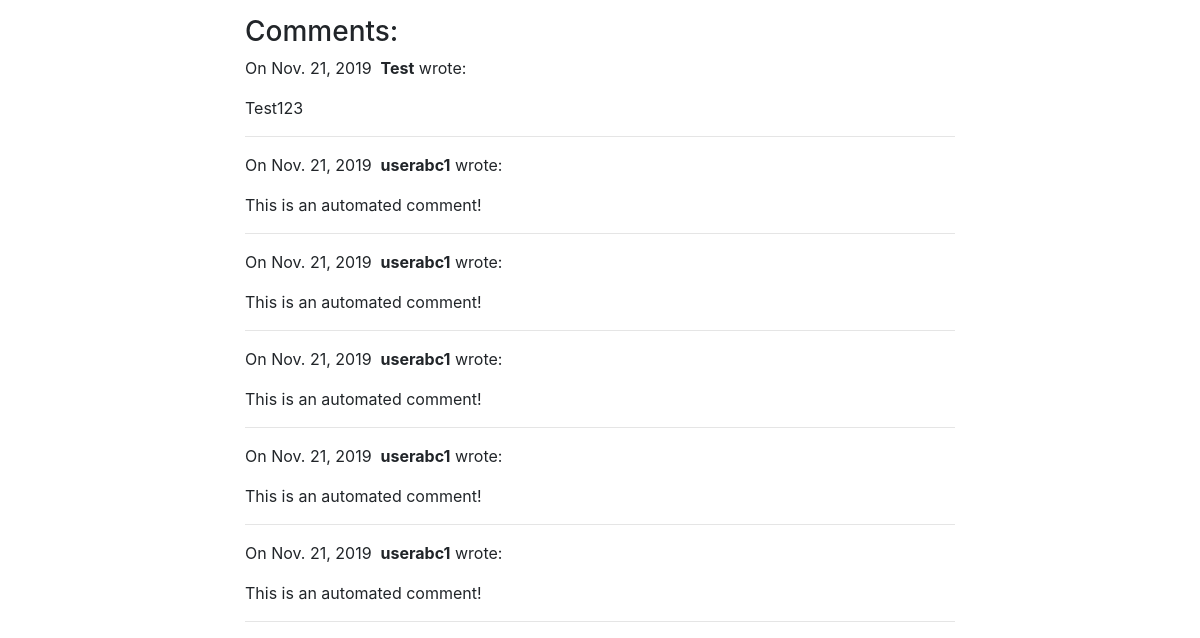
/blog/3/ (lower part), run on an earlier commit of the app's database.
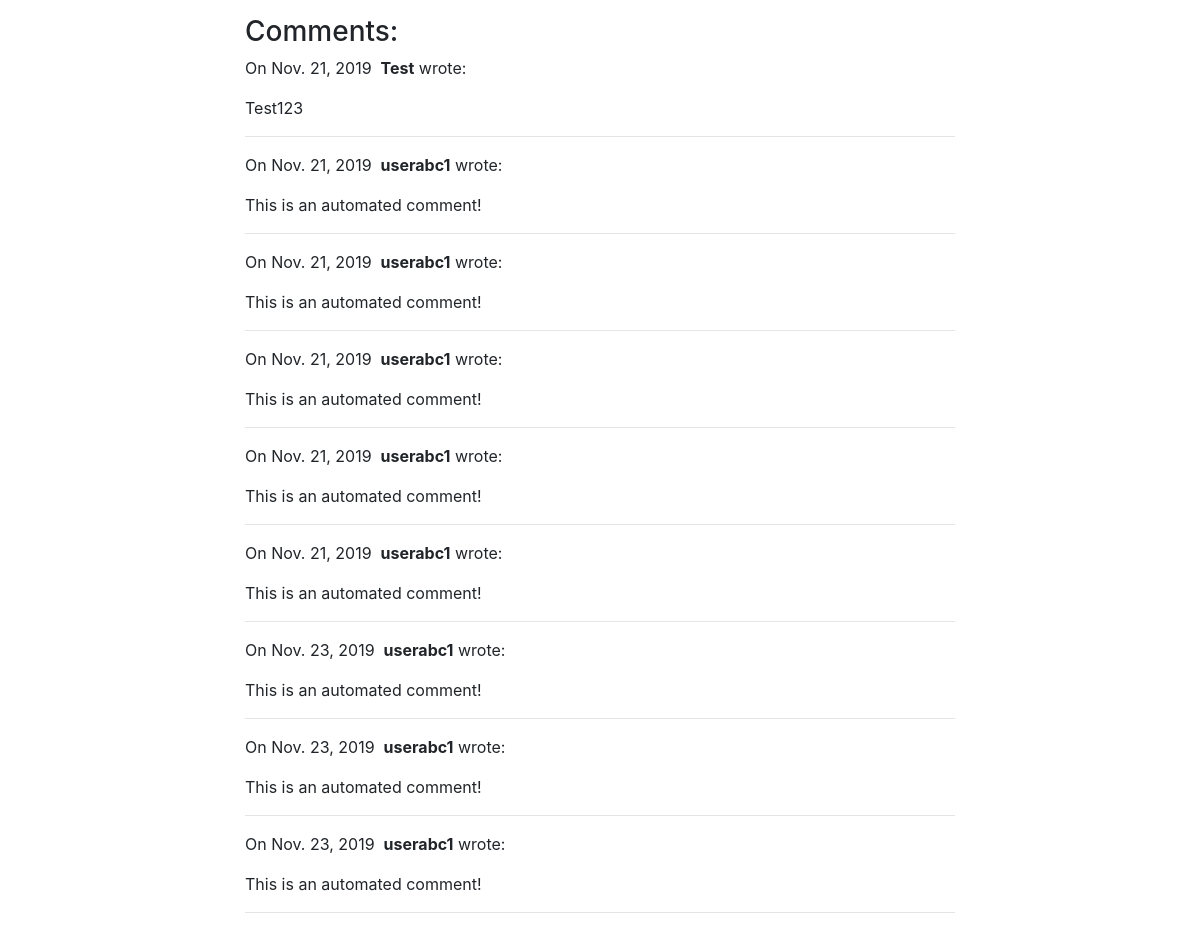
And on a later commit of the database.
### blog/models.py (models this page shows)
class Comment(models.Model):
    author = models.CharField(max_length=60)
    body = models.TextField()
    created_on = models.DateTimeField(auto_now_add=True)
    post = models.ForeignKey("Post", on_delete=models.CASCADE)

### blog/views.py (the view, shortened to what this page needs)
# urls.py: path("<int:pk>/", views.blog_detail, name="blog_detail"),
def blog_detail(request, pk):
    post = Post.objects.get(pk=pk)
    comments = Comment.objects.filter(post=post)
    form = CommentForm()
    context = {"post": post, "comments": comments, "form": form}
    return render(request, "blog_detail.html", context)

### blog/templates/blog_detail.html (shortened to what this page needs)
{% extends "base.html" %}
{% block page_content %}
<div class="col-md-8 offset-md-2">
    <h3>Comments:</h3>
    {% for comment in comments %}
    <p>
        On {{comment.created_on.date }}&nbsp;
        <b>{{ comment.author }}</b> wrote:
    </p>
    <p>{{ comment.body }}</p>
    <hr>
    {% endfor %}
</div>
{% endblock %}

What changed in the data, as far as the page shows it:
added Comment: created_on "Nov. 23, 2019", author "userabc1", body "This is an automated comment!"
added Comment: created_on "Nov. 23, 2019", author "userabc1", body "This is an automated comment!"
added Comment: created_on "Nov. 23, 2019", author "userabc1", body "This is an automated comment!"
